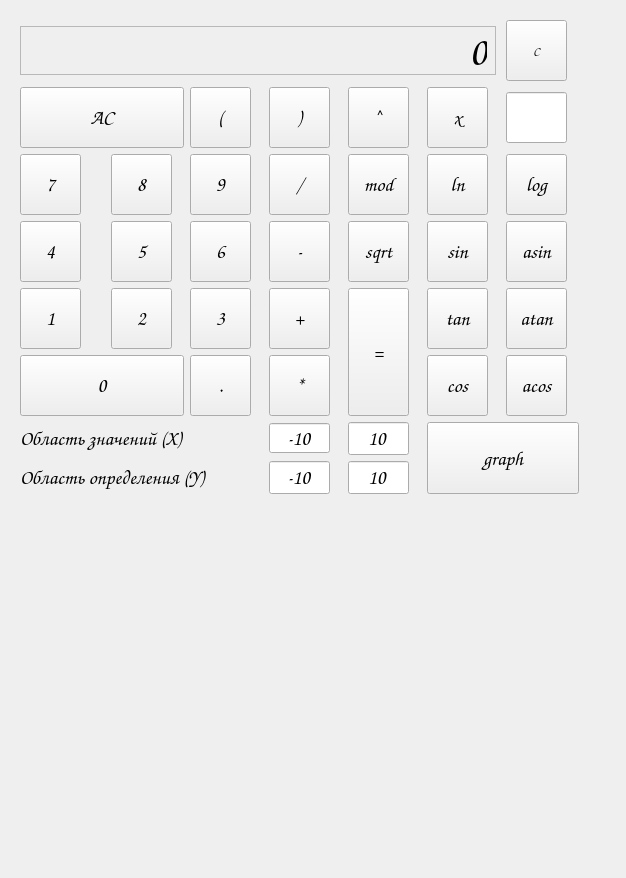
<?xml version="1.0" encoding="UTF-8"?>
<ui version="4.0">
 <class>MainWindow</class>
 <widget class="QMainWindow" name="MainWindow">
  <property name="geometry">
   <rect>
    <x>0</x>
    <y>0</y>
    <width>626</width>
    <height>878</height>
   </rect>
  </property>
  <property name="windowTitle">
   <string>MainWindow</string>
  </property>
  <widget class="QWidget" name="centralwidget">
   <widget class="QWidget" name="gridLayoutWidget">
    <property name="geometry">
     <rect>
      <x>20</x>
      <y>20</y>
      <width>581</width>
      <height>821</height>
     </rect>
    </property>
    <layout class="QGridLayout" name="gridLayout">
     <property name="sizeConstraint">
      <enum>QLayout::SetFixedSize</enum>
     </property>
     <item row="1" column="4">
      <widget class="QPushButton" name="pushButton_pow">
       <property name="minimumSize">
        <size>
         <width>61</width>
         <height>61</height>
        </size>
       </property>
       <property name="maximumSize">
        <size>
         <width>61</width>
         <height>61</height>
        </size>
       </property>
       <property name="font">
        <font>
         <family>Comic Sans MS</family>
         <pointsize>15</pointsize>
        </font>
       </property>
       <property name="text">
        <string>^</string>
       </property>
      </widget>
     </item>
     <item row="2" column="3">
      <widget class="QPushButton" name="pushButton_div">
       <property name="minimumSize">
        <size>
         <width>61</width>
         <height>61</height>
        </size>
       </property>
       <property name="maximumSize">
        <size>
         <width>61</width>
         <height>61</height>
        </size>
       </property>
       <property name="font">
        <font>
         <family>Comic Sans MS</family>
         <pointsize>15</pointsize>
        </font>
       </property>
       <property name="text">
        <string>/</string>
       </property>
      </widget>
     </item>
     <item row="3" column="4">
      <widget class="QPushButton" name="pushButton_sqrt">
       <property name="minimumSize">
        <size>
         <width>61</width>
         <height>61</height>
        </size>
       </property>
       <property name="maximumSize">
        <size>
         <width>61</width>
         <height>61</height>
        </size>
       </property>
       <property name="font">
        <font>
         <family>Comic Sans MS</family>
         <pointsize>15</pointsize>
        </font>
       </property>
       <property name="text">
        <string>sqrt</string>
       </property>
      </widget>
     </item>
     <item row="3" column="0">
      <widget class="QPushButton" name="pushButton_4">
       <property name="minimumSize">
        <size>
         <width>61</width>
         <height>61</height>
        </size>
       </property>
       <property name="maximumSize">
        <size>
         <width>61</width>
         <height>61</height>
        </size>
       </property>
       <property name="font">
        <font>
         <family>Comic Sans MS</family>
         <pointsize>15</pointsize>
        </font>
       </property>
       <property name="text">
        <string>4</string>
       </property>
      </widget>
     </item>
     <item row="4" column="6">
      <widget class="QPushButton" name="pushButton_atan">
       <property name="minimumSize">
        <size>
         <width>61</width>
         <height>61</height>
        </size>
       </property>
       <property name="maximumSize">
        <size>
         <width>61</width>
         <height>61</height>
        </size>
       </property>
       <property name="font">
        <font>
         <family>Comic Sans MS</family>
         <pointsize>15</pointsize>
        </font>
       </property>
       <property name="text">
        <string>atan</string>
       </property>
      </widget>
     </item>
     <item row="1" column="6">
      <widget class="QLineEdit" name="Xline">
       <property name="sizePolicy">
        <sizepolicy hsizetype="Expanding" vsizetype="Expanding">
         <horstretch>0</horstretch>
         <verstretch>0</verstretch>
        </sizepolicy>
       </property>
       <property name="minimumSize">
        <size>
         <width>61</width>
         <height>51</height>
        </size>
       </property>
       <property name="maximumSize">
        <size>
         <width>61</width>
         <height>51</height>
        </size>
       </property>
       <property name="font">
        <font>
         <family>Comic Sans MS</family>
         <pointsize>20</pointsize>
        </font>
       </property>
       <property name="focusPolicy">
        <enum>Qt::ClickFocus</enum>
       </property>
       <property name="alignment">
        <set>Qt::AlignCenter</set>
       </property>
      </widget>
     </item>
     <item row="1" column="5">
      <widget class="QPushButton" name="pushButton_X">
       <property name="minimumSize">
        <size>
         <width>61</width>
         <height>61</height>
        </size>
       </property>
       <property name="maximumSize">
        <size>
         <width>61</width>
         <height>61</height>
        </size>
       </property>
       <property name="font">
        <font>
         <family>Comic Sans MS</family>
         <pointsize>15</pointsize>
        </font>
       </property>
       <property name="text">
        <string>x</string>
       </property>
      </widget>
     </item>
     <item row="2" column="2">
      <widget class="QPushButton" name="pushButton_9">
       <property name="minimumSize">
        <size>
         <width>61</width>
         <height>61</height>
        </size>
       </property>
       <property name="maximumSize">
        <size>
         <width>61</width>
         <height>61</height>
        </size>
       </property>
       <property name="font">
        <font>
         <family>Comic Sans MS</family>
         <pointsize>15</pointsize>
        </font>
       </property>
       <property name="text">
        <string>9</string>
       </property>
      </widget>
     </item>
     <item row="4" column="3">
      <widget class="QPushButton" name="pushButton_plus">
       <property name="minimumSize">
        <size>
         <width>61</width>
         <height>61</height>
        </size>
       </property>
       <property name="maximumSize">
        <size>
         <width>61</width>
         <height>61</height>
        </size>
       </property>
       <property name="font">
        <font>
         <family>Comic Sans MS</family>
         <pointsize>15</pointsize>
        </font>
       </property>
       <property name="text">
        <string>+</string>
       </property>
      </widget>
     </item>
     <item row="1" column="2">
      <widget class="QPushButton" name="pushButton_OB">
       <property name="minimumSize">
        <size>
         <width>61</width>
         <height>61</height>
        </size>
       </property>
       <property name="maximumSize">
        <size>
         <width>61</width>
         <height>61</height>
        </size>
       </property>
       <property name="font">
        <font>
         <family>Comic Sans MS</family>
         <pointsize>15</pointsize>
        </font>
       </property>
       <property name="text">
        <string>(</string>
       </property>
      </widget>
     </item>
     <item row="7" column="4">
      <widget class="QLineEdit" name="line_y_end">
       <property name="minimumSize">
        <size>
         <width>0</width>
         <height>30</height>
        </size>
       </property>
       <property name="maximumSize">
        <size>
         <width>61</width>
         <height>16777215</height>
        </size>
       </property>
       <property name="font">
        <font>
         <family>Comic Sans MS</family>
         <pointsize>15</pointsize>
        </font>
       </property>
       <property name="focusPolicy">
        <enum>Qt::ClickFocus</enum>
       </property>
       <property name="text">
        <string>10</string>
       </property>
       <property name="alignment">
        <set>Qt::AlignCenter</set>
       </property>
      </widget>
     </item>
     <item row="4" column="5">
      <widget class="QPushButton" name="pushButton_tan">
       <property name="minimumSize">
        <size>
         <width>61</width>
         <height>61</height>
        </size>
       </property>
       <property name="maximumSize">
        <size>
         <width>61</width>
         <height>61</height>
        </size>
       </property>
       <property name="font">
        <font>
         <family>Comic Sans MS</family>
         <pointsize>15</pointsize>
        </font>
       </property>
       <property name="text">
        <string>tan</string>
       </property>
      </widget>
     </item>
     <item row="4" column="2">
      <widget class="QPushButton" name="pushButton_3">
       <property name="minimumSize">
        <size>
         <width>61</width>
         <height>61</height>
        </size>
       </property>
       <property name="maximumSize">
        <size>
         <width>61</width>
         <height>61</height>
        </size>
       </property>
       <property name="font">
        <font>
         <family>Comic Sans MS</family>
         <pointsize>15</pointsize>
        </font>
       </property>
       <property name="text">
        <string>3</string>
       </property>
      </widget>
     </item>
     <item row="1" column="3">
      <widget class="QPushButton" name="pushButton_CB">
       <property name="minimumSize">
        <size>
         <width>61</width>
         <height>61</height>
        </size>
       </property>
       <property name="maximumSize">
        <size>
         <width>61</width>
         <height>61</height>
        </size>
       </property>
       <property name="font">
        <font>
         <family>Comic Sans MS</family>
         <pointsize>15</pointsize>
        </font>
       </property>
       <property name="text">
        <string>)</string>
       </property>
      </widget>
     </item>
     <item row="4" column="1">
      <widget class="QPushButton" name="pushButton_2">
       <property name="minimumSize">
        <size>
         <width>61</width>
         <height>61</height>
        </size>
       </property>
       <property name="maximumSize">
        <size>
         <width>61</width>
         <height>61</height>
        </size>
       </property>
       <property name="font">
        <font>
         <family>Comic Sans MS</family>
         <pointsize>15</pointsize>
        </font>
       </property>
       <property name="text">
        <string>2</string>
       </property>
      </widget>
     </item>
     <item row="2" column="0">
      <widget class="QPushButton" name="pushButton_7">
       <property name="minimumSize">
        <size>
         <width>61</width>
         <height>61</height>
        </size>
       </property>
       <property name="maximumSize">
        <size>
         <width>61</width>
         <height>61</height>
        </size>
       </property>
       <property name="font">
        <font>
         <family>Comic Sans MS</family>
         <pointsize>15</pointsize>
        </font>
       </property>
       <property name="text">
        <string>7</string>
       </property>
      </widget>
     </item>
     <item row="8" column="0" colspan="7">
      <widget class="QCustomPlot" name="widget" native="true">
       <property name="minimumSize">
        <size>
         <width>559</width>
         <height>346</height>
        </size>
       </property>
       <property name="maximumSize">
        <size>
         <width>559</width>
         <height>346</height>
        </size>
       </property>
      </widget>
     </item>
     <item row="4" column="0">
      <widget class="QPushButton" name="pushButton_1">
       <property name="minimumSize">
        <size>
         <width>61</width>
         <height>61</height>
        </size>
       </property>
       <property name="maximumSize">
        <size>
         <width>61</width>
         <height>61</height>
        </size>
       </property>
       <property name="font">
        <font>
         <family>Comic Sans MS</family>
         <pointsize>15</pointsize>
        </font>
       </property>
       <property name="text">
        <string>1</string>
       </property>
      </widget>
     </item>
     <item row="3" column="2">
      <widget class="QPushButton" name="pushButton_6">
       <property name="minimumSize">
        <size>
         <width>61</width>
         <height>61</height>
        </size>
       </property>
       <property name="maximumSize">
        <size>
         <width>61</width>
         <height>61</height>
        </size>
       </property>
       <property name="font">
        <font>
         <family>Comic Sans MS</family>
         <pointsize>15</pointsize>
        </font>
       </property>
       <property name="text">
        <string>6</string>
       </property>
      </widget>
     </item>
     <item row="5" column="6">
      <widget class="QPushButton" name="pushButton_acos">
       <property name="minimumSize">
        <size>
         <width>61</width>
         <height>61</height>
        </size>
       </property>
       <property name="maximumSize">
        <size>
         <width>61</width>
         <height>61</height>
        </size>
       </property>
       <property name="font">
        <font>
         <family>Comic Sans MS</family>
         <pointsize>15</pointsize>
        </font>
       </property>
       <property name="text">
        <string>acos</string>
       </property>
      </widget>
     </item>
     <item row="5" column="3">
      <widget class="QPushButton" name="pushButton_mul">
       <property name="minimumSize">
        <size>
         <width>61</width>
         <height>61</height>
        </size>
       </property>
       <property name="maximumSize">
        <size>
         <width>61</width>
         <height>61</height>
        </size>
       </property>
       <property name="font">
        <font>
         <family>Comic Sans MS</family>
         <pointsize>15</pointsize>
        </font>
       </property>
       <property name="text">
        <string>*</string>
       </property>
      </widget>
     </item>
     <item row="7" column="0" colspan="3">
      <widget class="QLabel" name="label_3">
       <property name="maximumSize">
        <size>
         <width>16777215</width>
         <height>30</height>
        </size>
       </property>
       <property name="font">
        <font>
         <family>Comic Sans MS</family>
         <pointsize>15</pointsize>
        </font>
       </property>
       <property name="text">
        <string>Область определения (Y)</string>
       </property>
      </widget>
     </item>
     <item row="6" column="0" colspan="3">
      <widget class="QLabel" name="label_2">
       <property name="maximumSize">
        <size>
         <width>16777215</width>
         <height>30</height>
        </size>
       </property>
       <property name="font">
        <font>
         <family>Comic Sans MS</family>
         <pointsize>15</pointsize>
        </font>
       </property>
       <property name="text">
        <string>Область значений (X)</string>
       </property>
      </widget>
     </item>
     <item row="7" column="3">
      <widget class="QLineEdit" name="line_y_begin">
       <property name="minimumSize">
        <size>
         <width>0</width>
         <height>30</height>
        </size>
       </property>
       <property name="maximumSize">
        <size>
         <width>61</width>
         <height>16777215</height>
        </size>
       </property>
       <property name="font">
        <font>
         <family>Comic Sans MS</family>
         <pointsize>15</pointsize>
        </font>
       </property>
       <property name="focusPolicy">
        <enum>Qt::TabFocus</enum>
       </property>
       <property name="text">
        <string>-10</string>
       </property>
       <property name="alignment">
        <set>Qt::AlignCenter</set>
       </property>
      </widget>
     </item>
     <item row="5" column="5">
      <widget class="QPushButton" name="pushButton_cos">
       <property name="minimumSize">
        <size>
         <width>61</width>
         <height>61</height>
        </size>
       </property>
       <property name="maximumSize">
        <size>
         <width>61</width>
         <height>61</height>
        </size>
       </property>
       <property name="font">
        <font>
         <family>Comic Sans MS</family>
         <pointsize>15</pointsize>
        </font>
       </property>
       <property name="text">
        <string>cos</string>
       </property>
      </widget>
     </item>
     <item row="1" column="0" colspan="2">
      <widget class="QPushButton" name="pushButton_clear">
       <property name="minimumSize">
        <size>
         <width>61</width>
         <height>61</height>
        </size>
       </property>
       <property name="maximumSize">
        <size>
         <width>200</width>
         <height>61</height>
        </size>
       </property>
       <property name="font">
        <font>
         <family>Comic Sans MS</family>
         <pointsize>15</pointsize>
        </font>
       </property>
       <property name="text">
        <string>AC</string>
       </property>
      </widget>
     </item>
     <item row="5" column="2">
      <widget class="QPushButton" name="pushButton_dot">
       <property name="minimumSize">
        <size>
         <width>61</width>
         <height>61</height>
        </size>
       </property>
       <property name="maximumSize">
        <size>
         <width>61</width>
         <height>61</height>
        </size>
       </property>
       <property name="font">
        <font>
         <family>Comic Sans MS</family>
         <pointsize>15</pointsize>
        </font>
       </property>
       <property name="text">
        <string>.</string>
       </property>
      </widget>
     </item>
     <item row="3" column="5">
      <widget class="QPushButton" name="pushButton_sin">
       <property name="minimumSize">
        <size>
         <width>61</width>
         <height>61</height>
        </size>
       </property>
       <property name="maximumSize">
        <size>
         <width>61</width>
         <height>61</height>
        </size>
       </property>
       <property name="font">
        <font>
         <family>Comic Sans MS</family>
         <pointsize>15</pointsize>
        </font>
       </property>
       <property name="text">
        <string>sin</string>
       </property>
      </widget>
     </item>
     <item row="6" column="5" rowspan="2" colspan="2">
      <widget class="QPushButton" name="pushButton_graph">
       <property name="minimumSize">
        <size>
         <width>61</width>
         <height>61</height>
        </size>
       </property>
       <property name="maximumSize">
        <size>
         <width>300</width>
         <height>200</height>
        </size>
       </property>
       <property name="font">
        <font>
         <family>Comic Sans MS</family>
         <pointsize>15</pointsize>
        </font>
       </property>
       <property name="text">
        <string>graph</string>
       </property>
      </widget>
     </item>
     <item row="3" column="1">
      <widget class="QPushButton" name="pushButton_5">
       <property name="minimumSize">
        <size>
         <width>61</width>
         <height>61</height>
        </size>
       </property>
       <property name="maximumSize">
        <size>
         <width>61</width>
         <height>61</height>
        </size>
       </property>
       <property name="font">
        <font>
         <family>Comic Sans MS</family>
         <pointsize>15</pointsize>
        </font>
       </property>
       <property name="text">
        <string>5</string>
       </property>
      </widget>
     </item>
     <item row="6" column="3">
      <widget class="QLineEdit" name="line_x_begin">
       <property name="minimumSize">
        <size>
         <width>0</width>
         <height>30</height>
        </size>
       </property>
       <property name="maximumSize">
        <size>
         <width>61</width>
         <height>30</height>
        </size>
       </property>
       <property name="font">
        <font>
         <family>Comic Sans MS</family>
         <pointsize>15</pointsize>
        </font>
       </property>
       <property name="focusPolicy">
        <enum>Qt::NoFocus</enum>
       </property>
       <property name="text">
        <string>-10</string>
       </property>
       <property name="alignment">
        <set>Qt::AlignCenter</set>
       </property>
      </widget>
     </item>
     <item row="6" column="4">
      <widget class="QLineEdit" name="line_x_end">
       <property name="minimumSize">
        <size>
         <width>0</width>
         <height>30</height>
        </size>
       </property>
       <property name="maximumSize">
        <size>
         <width>61</width>
         <height>16777215</height>
        </size>
       </property>
       <property name="font">
        <font>
         <family>Comic Sans MS</family>
         <pointsize>15</pointsize>
        </font>
       </property>
       <property name="focusPolicy">
        <enum>Qt::NoFocus</enum>
       </property>
       <property name="text">
        <string>10</string>
       </property>
       <property name="alignment">
        <set>Qt::AlignCenter</set>
       </property>
      </widget>
     </item>
     <item row="2" column="4">
      <widget class="QPushButton" name="pushButton_mod">
       <property name="minimumSize">
        <size>
         <width>61</width>
         <height>61</height>
        </size>
       </property>
       <property name="maximumSize">
        <size>
         <width>61</width>
         <height>61</height>
        </size>
       </property>
       <property name="font">
        <font>
         <family>Comic Sans MS</family>
         <pointsize>15</pointsize>
        </font>
       </property>
       <property name="text">
        <string>mod</string>
       </property>
      </widget>
     </item>
     <item row="3" column="6">
      <widget class="QPushButton" name="pushButton_asin">
       <property name="minimumSize">
        <size>
         <width>61</width>
         <height>61</height>
        </size>
       </property>
       <property name="maximumSize">
        <size>
         <width>61</width>
         <height>61</height>
        </size>
       </property>
       <property name="font">
        <font>
         <family>Comic Sans MS</family>
         <pointsize>15</pointsize>
        </font>
       </property>
       <property name="text">
        <string>asin</string>
       </property>
      </widget>
     </item>
     <item row="5" column="0" colspan="2">
      <widget class="QPushButton" name="pushButton_0">
       <property name="minimumSize">
        <size>
         <width>61</width>
         <height>61</height>
        </size>
       </property>
       <property name="maximumSize">
        <size>
         <width>200</width>
         <height>61</height>
        </size>
       </property>
       <property name="font">
        <font>
         <family>Comic Sans MS</family>
         <pointsize>15</pointsize>
        </font>
       </property>
       <property name="text">
        <string>0</string>
       </property>
      </widget>
     </item>
     <item row="2" column="6">
      <widget class="QPushButton" name="pushButton_log">
       <property name="minimumSize">
        <size>
         <width>61</width>
         <height>61</height>
        </size>
       </property>
       <property name="maximumSize">
        <size>
         <width>61</width>
         <height>61</height>
        </size>
       </property>
       <property name="font">
        <font>
         <family>Comic Sans MS</family>
         <pointsize>15</pointsize>
        </font>
       </property>
       <property name="text">
        <string>log</string>
       </property>
      </widget>
     </item>
     <item row="2" column="5">
      <widget class="QPushButton" name="pushButton_ln">
       <property name="minimumSize">
        <size>
         <width>61</width>
         <height>61</height>
        </size>
       </property>
       <property name="maximumSize">
        <size>
         <width>61</width>
         <height>61</height>
        </size>
       </property>
       <property name="font">
        <font>
         <family>Comic Sans MS</family>
         <pointsize>15</pointsize>
        </font>
       </property>
       <property name="text">
        <string>ln</string>
       </property>
      </widget>
     </item>
     <item row="2" column="1">
      <widget class="QPushButton" name="pushButton_8">
       <property name="minimumSize">
        <size>
         <width>61</width>
         <height>61</height>
        </size>
       </property>
       <property name="maximumSize">
        <size>
         <width>61</width>
         <height>61</height>
        </size>
       </property>
       <property name="font">
        <font>
         <family>Comic Sans MS</family>
         <pointsize>15</pointsize>
        </font>
       </property>
       <property name="text">
        <string>8</string>
       </property>
      </widget>
     </item>
     <item row="4" column="4" rowspan="2">
      <widget class="QPushButton" name="pushButton_RES">
       <property name="minimumSize">
        <size>
         <width>61</width>
         <height>61</height>
        </size>
       </property>
       <property name="maximumSize">
        <size>
         <width>61</width>
         <height>200</height>
        </size>
       </property>
       <property name="font">
        <font>
         <family>Comic Sans MS</family>
         <pointsize>15</pointsize>
        </font>
       </property>
       <property name="text">
        <string>=</string>
       </property>
      </widget>
     </item>
     <item row="3" column="3">
      <widget class="QPushButton" name="pushButton_min">
       <property name="minimumSize">
        <size>
         <width>61</width>
         <height>61</height>
        </size>
       </property>
       <property name="maximumSize">
        <size>
         <width>61</width>
         <height>61</height>
        </size>
       </property>
       <property name="font">
        <font>
         <family>Comic Sans MS</family>
         <pointsize>15</pointsize>
        </font>
       </property>
       <property name="text">
        <string>-</string>
       </property>
      </widget>
     </item>
     <item row="0" column="0" colspan="6">
      <widget class="QLabel" name="label">
       <property name="sizePolicy">
        <sizepolicy hsizetype="Maximum" vsizetype="Maximum">
         <horstretch>0</horstretch>
         <verstretch>0</verstretch>
        </sizepolicy>
       </property>
       <property name="maximumSize">
        <size>
         <width>476</width>
         <height>49</height>
        </size>
       </property>
       <property name="font">
        <font>
         <family>Comic Sans MS</family>
         <pointsize>30</pointsize>
        </font>
       </property>
       <property name="locale">
        <locale language="English" country="UnitedStates"/>
       </property>
       <property name="frameShape">
        <enum>QFrame::StyledPanel</enum>
       </property>
       <property name="text">
        <string>0</string>
       </property>
       <property name="textFormat">
        <enum>Qt::AutoText</enum>
       </property>
       <property name="alignment">
        <set>Qt::AlignRight|Qt::AlignTrailing|Qt::AlignVCenter</set>
       </property>
      </widget>
     </item>
     <item row="0" column="6">
      <widget class="QPushButton" name="pushButton_C">
       <property name="minimumSize">
        <size>
         <width>61</width>
         <height>61</height>
        </size>
       </property>
       <property name="maximumSize">
        <size>
         <width>61</width>
         <height>61</height>
        </size>
       </property>
       <property name="font">
        <font>
         <family>Comic Sans MS</family>
        </font>
       </property>
       <property name="text">
        <string>C</string>
       </property>
      </widget>
     </item>
    </layout>
   </widget>
  </widget>
 </widget>
 <customwidgets>
  <customwidget>
   <class>QCustomPlot</class>
   <extends>QWidget</extends>
   <header>qcustomplot.h</header>
   <container>1</container>
  </customwidget>
 </customwidgets>
 <resources/>
 <connections/>
</ui>
